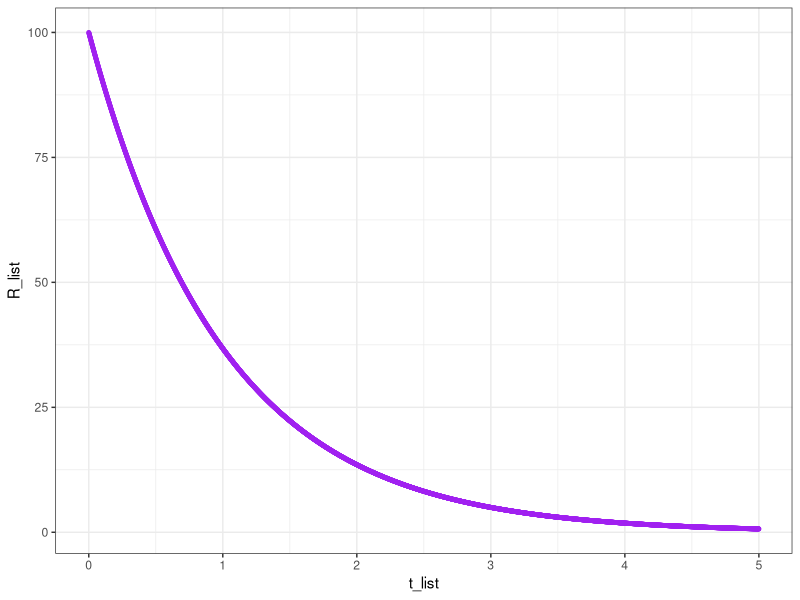
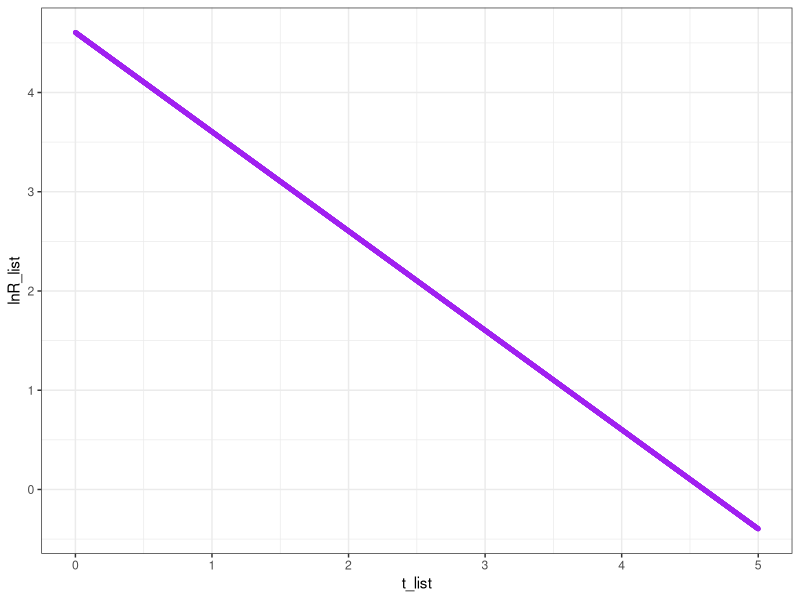
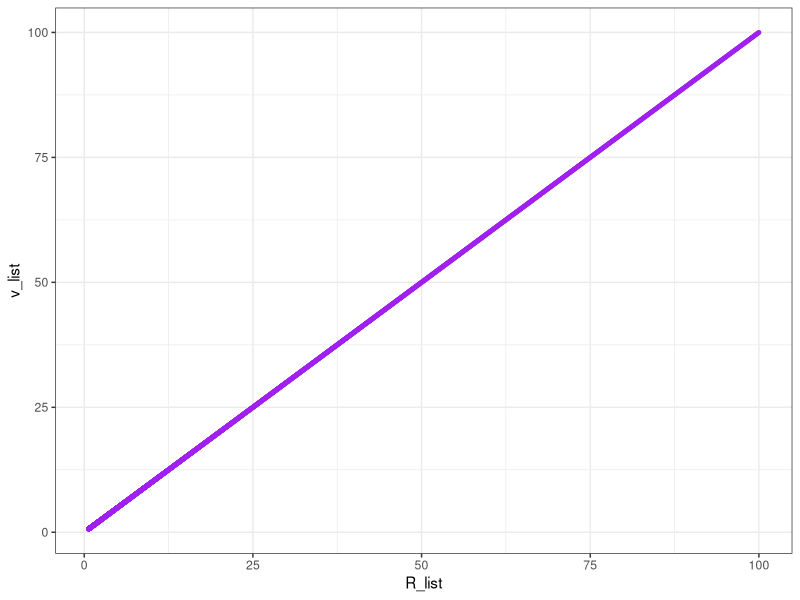
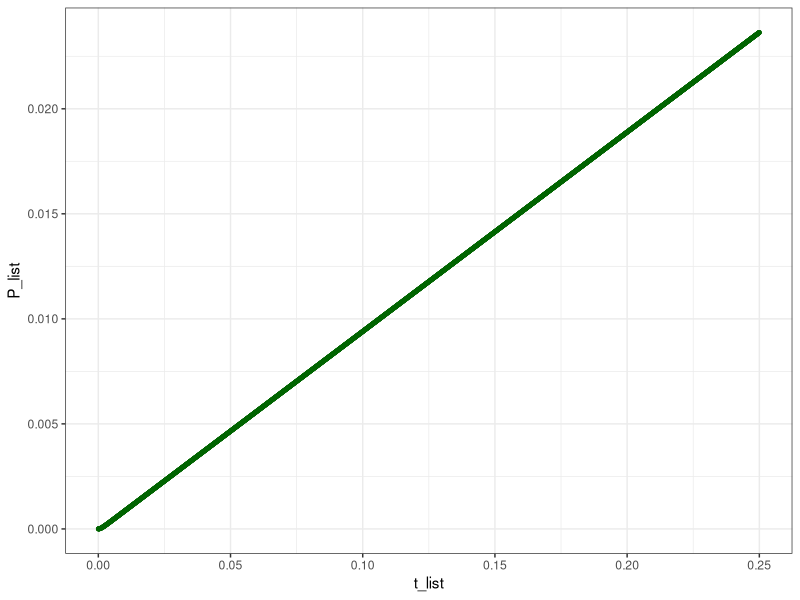
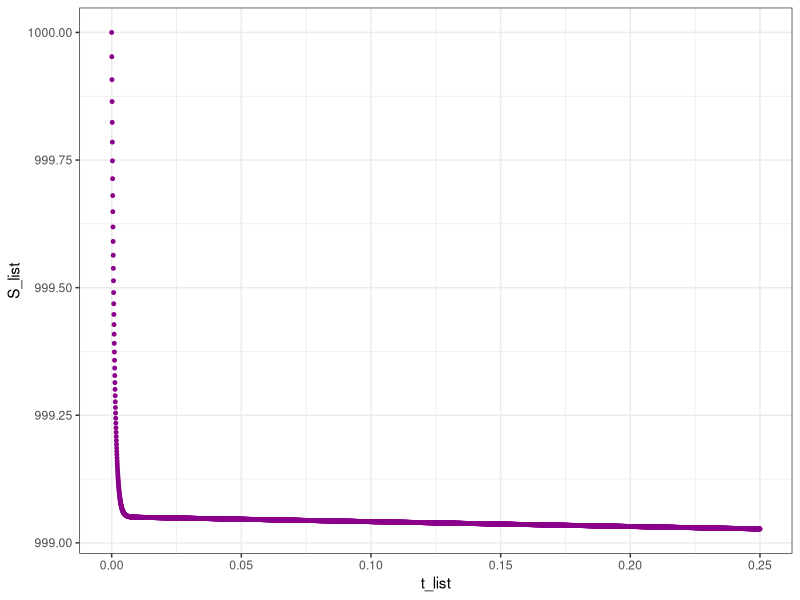
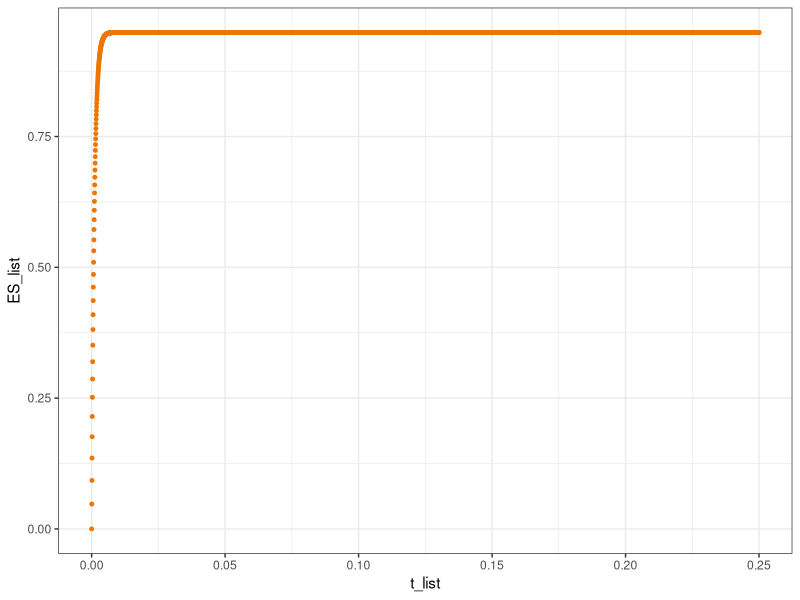
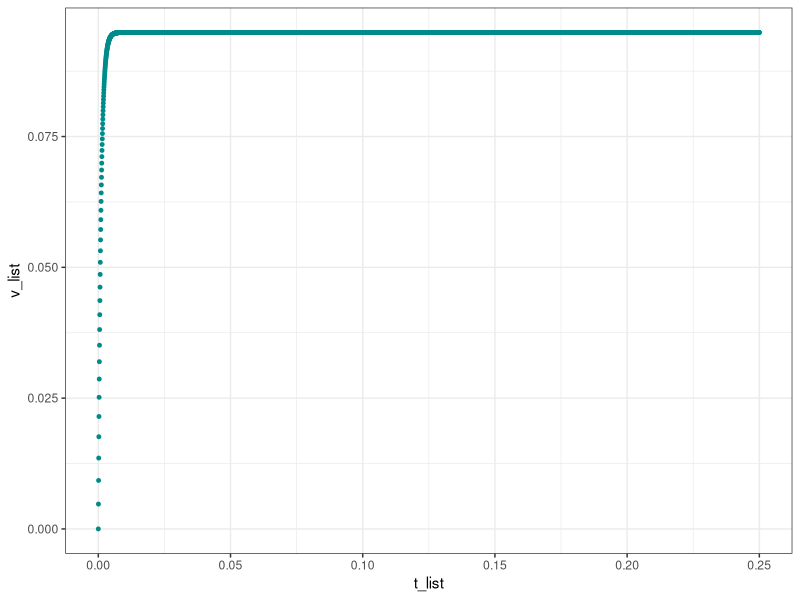
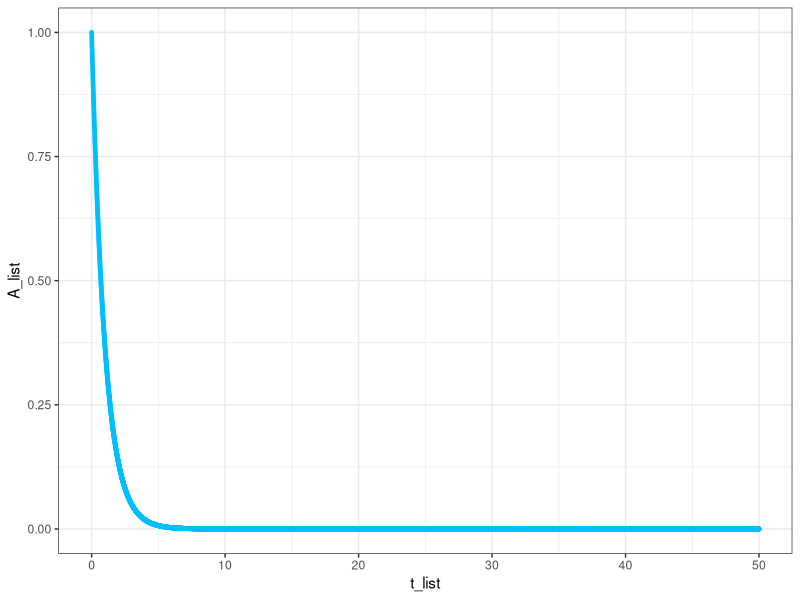

Reproduce these figures in R, in order.
library(tidyverse)

#Actividad 1: Cineticas sencillas

k<-(1)
dt<-0.001
R0<-100
t0<-0
v0=k*R0

R_list<-c(R0)
t_list<-c(t0)
v_list<-c(v0)
  
R=R0
t=t0


for (i in 1:5000){
dR<- -k*R*dt
R<-R+dR
R_list<-c(R_list,R)
t<-t+dt
t_list<-c(t_list,t)
v=k*R
v_list<-c(v_list,v)
}

view(R_list)

data_list_TP2<-data.frame(R_list, t_list, v_list)

ggplot(data=data_list_TP2,
       aes(x=t_list, 
           y=R_list))+
      geom_point(size=1, color="purple")+
theme_bw()

data_list_TP2<-data_list_TP2 %>% 
  mutate(lnR_list=log(R_list))
view(data_list_TP2)


ggplot(data=data_list_TP2,
       aes(x=t_list, 
           y=lnR_list))+
  geom_point(size=1, color="purple")+
  theme_bw()


ggplot(data=data_list_TP2,
       aes(x=R_list, 
           y=v_list))+
  geom_point(size=1, color="purple")+
  theme_bw()

#Calculo para una reaccion de orden 2


data_list_R_orden_dos<-data_list_TP2 %>% 
  mutate(R_list_cuadrado=R_list^2, v_list_segudo_orden=k*R_list_cuadrado)
view(data_list_R_orden_dos)





#Compare los graficos que se obtienen cambiando “dt” a 0.01 y 0.1. ¿Que ocurre
#si aumenta “dt” a un valor relativamente grande, por ejemplo, 2?

#Probar con dt=2


#Actividad 2: Cinetica enzimatica


E0=1
S0=1000
dt=0.00005
kf=1
kr=1
kp=0.1
t0=0

E_list<-c(E0)
S_list<-c(S0)
ES_list<-c(0)
P_list<-c(0)
v_list<-c(0)
t_list<-c(t0)

E=E0
S=S0
P=0
ES=0
v=0
t=t0

for (i in 1:5000){
  dE=(-kf*E*S+kf*ES+kp*ES)*dt
  E=E+dE
  E_list<-c(E_list,E)
  
  dS=(-kf*E*S+kr*ES)*dt
  S=S+dS
  S_list<-c(S_list, S)
  
  dES=(kf*E*S-kr*ES-kp*ES)*dt
  ES=ES+dES
  ES_list<-c(ES_list, ES)
  
  dP=kp*ES*dt
  P=P+dP
  P_list<-c(P_list, P)
  
  v=kp*ES
  v_list<-c(v_list,v)
  
  t=t+dt
  t_list<-c(t_list, t)
  
}

data_list_TP2_A2<-data.frame(E_list, S_list, ES_list, P_list, t_list, v_list)
view(data_list_TP2_A2)


ggplot(data=data_list_TP2_A2,
       aes(x=t_list, 
           y=P_list))+
  geom_point(size=1, color="darkgreen")+
theme_bw()

ggplot(data=data_list_TP2_A2,
       aes(x=t_list,
           y=S_list))+
  geom_point(size=1, color="magenta4")+
  theme_bw()


ggplot(data=data_list_TP2_A2,
       aes(x=t_list,
           y=ES_list))+
  geom_point(size=1, color="darkorange2")+
  theme_bw()


ggplot(data=data_list_TP2_A2,
       aes(x=t_list,
           y=v_list))+
  geom_point(size=1, color="cyan4")+
  theme_bw()


#Actividad 3: Reacciones oscilatorias

A0=1
B0=3
dt=0.005
k1=1
k2=1
k3=1
k4=1
t0=0
dt=0.005
X0=0
Y0=0

t=t0
A=A0
B=B0
D=0
E=0
X=X0
Y=Y0

t_list<-c(t0)
A_list<-c(A0)
B_list<-c(B0)
D_list<-c(0)
E_list<-c(0)
X_list<-c(X0)
Y_list<-c(Y0)

for (i in 1:10000) {
  dA=-k1*A*dt
  A=A+dA
  A_list<-c(A_list, A)
  
  dB=-k3*B*X*dt
  B=B+dB
  B_list<-c(B_list, B)
  
  dD=k3*B*X*dt
  D=D+dD
  D_list<-c(D_list, D)
  
  dE=k4*X*dt
  E=E+dE
  E_list<-c(E_list, E)
  
  dX=(k1*A+k2*(X ^ 2)*Y-k3*B*X-k4*X)*dt
  X=X+dX
  X_list<-c(X_list, X)
  
  dY=(-k2*(X ^ 2)*Y+k3*B*X)*dt
  Y=Y+dY
  Y_list<-c(Y_list, Y)
  
  t=t+dt
  t_list<-c(t_list, t)

}

data_list_TP2_A3<-data.frame(A_list, B_list, X_list, Y_list, D_list, E_list, t_list)
View(data_list_TP2_A3)

ggplot(data=data_list_TP2_A3,
       aes(x=t_list, 
           y=A_list))+
  geom_point(size=1, color="deepskyblue")+
  theme_bw()

ggplot(data=data_list_TP2_A3,
       aes(x=t_list,
           y=B_list))+
  geom_point(size=1, color="deeppink2")+
  theme_bw()


ggplot(data=data_list_TP2_A3,
       aes(x=t_list,
           y=D_list))+
  geom_point(size=1, color="darkorchid3")+
  theme_bw()


ggplot(data=data_list_TP2_A3,
       aes(x=t_list,
           y=E_list))+
  geom_point(size=1, color="midnightblue")+
  theme_bw()


ggplot(data=data_list_TP2_A3,
       aes(x=t_list,
           y=Y_list))+
  geom_point(size=1, color="yellowgreen")+
  theme_bw()

ggplot(data=data_list_TP2_A3,
       aes(x=t_list,
           y=X_list))+
  geom_point(size=1, color="firebrick3")+
  theme_bw()


#grafica X vs Y

ggplot(data=data_list_TP2_A3,
       aes(x=X_list,
           y=Y_list))+
  geom_point(size=1, color="orchid")+
  theme_bw()
